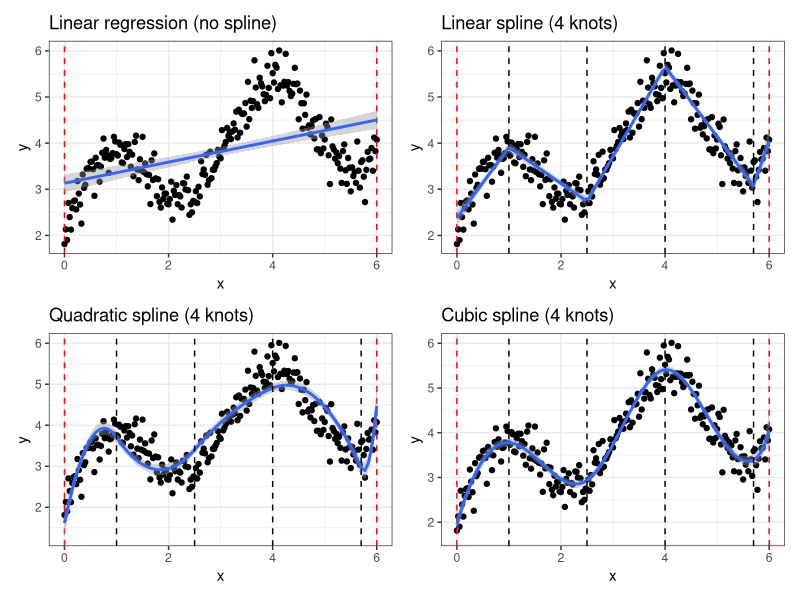
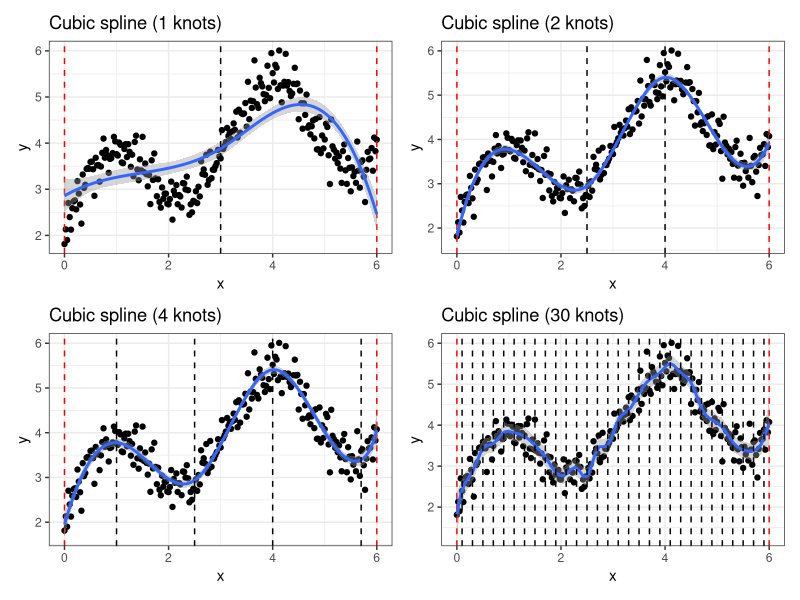

Write the R code that produced these figures, in order.
## ---- chunk 1
#| warning: false

# Load libraries
library(splines)
library(dplyr)
library(ggplot2)
library(patchwork)

set.seed(1)
## ---- chunk 2
#| label: fig-spl-deg
#| fig-cap: "Spline with different degrees <br> The knots are indicated by dashed vertical lines, boundary knots are in red (Adapted from @COOLSerdash2021)."
#| fig-align: left
#| fig-width: 8
#| fig-height: 6

# Creating simulated data sets
data <- tibble(x = seq(from = 0, to = 6, by = .025)) %>%
  mutate(y = sin(2*x) + x -.1*x^2 + 2 + rnorm(length(x), sd = .3))

# Create a common template for plots
g_template <- ggplot(data, aes(x = x, y = y)) +
  geom_point() +
  geom_vline(xintercept = c(0, 6), linetype = "dashed", color = "red") +
  theme_bw()

# Draw plots with ggplot2 and patchwork libraries
g_template + 
  geom_smooth(method = lm, formula = y ~ x) +
  ggtitle("Linear regression (no spline)") +
  g_template + 
  geom_smooth(method = lm, formula = y ~ bs(x, degree = 1, knots = c(1, 2.5, 4, 5.7))) +
  geom_vline(xintercept = c(1, 2.5, 4, 5.7), linetype = "dashed") +
  ggtitle("Linear spline (4 knots)") +
  g_template + 
  geom_smooth(method = lm, formula = y ~ bs(x, degree = 2, knots = c(1, 2.5, 4, 5.7))) +
  geom_vline(xintercept = c(1, 2.5, 4, 5.7), linetype = "dashed") +
  ggtitle("Quadratic spline (4 knots)") +
  g_template + 
  geom_smooth(method = lm, formula = y ~ bs(x, degree = 3, knots = c(1, 2.5, 4, 5.7))) +
  geom_vline(xintercept = c(1, 2.5, 4, 5.7), linetype = "dashed") +
  ggtitle("Cubic spline (4 knots)")
## ---- chunk 3
#| label: fig-spl-knots
#| fig-cap: "Spline with increasing number of knot <br> The knots are indicated by dashed vertical lines, boundary knots are in red (Adapted from @COOLSerdash2021)."
#| fig-align: left
#| fig-width: 8
#| fig-height: 6

# Draw plots with ggplot2 and patchwork libraries
g_template + 
  geom_smooth(method = lm, formula = y ~ bs(x, degree = 3, knots = c(3))) +
  geom_vline(xintercept = c(3), linetype = "dashed") +
  ggtitle("Cubic spline (1 knots)") +
  g_template + 
  geom_smooth(method = lm, formula = y ~ bs(x, degree = 3, knots = c(2.5, 4))) +
  geom_vline(xintercept = c(2.5, 4), linetype = "dashed") +
  ggtitle("Cubic spline (2 knots)") +
  g_template + 
  geom_smooth(method = lm, formula = y ~ bs(x, degree = 3, knots = c(1, 2.5, 4, 5.7))) +
  geom_vline(xintercept = c(1, 2.5, 4, 5.7), linetype = "dashed") +
  ggtitle("Cubic spline (4 knots)") +
  g_template + 
  geom_smooth(method = lm, formula = y ~ bs(x, degree = 3, knots = seq(from = 0.1, to = 5.9, by = .2))) +
  geom_vline(xintercept = seq(from = 0.1, to = 5.9, by = .2), linetype = "dashed") +
  ggtitle("Cubic spline (30 knots)")
